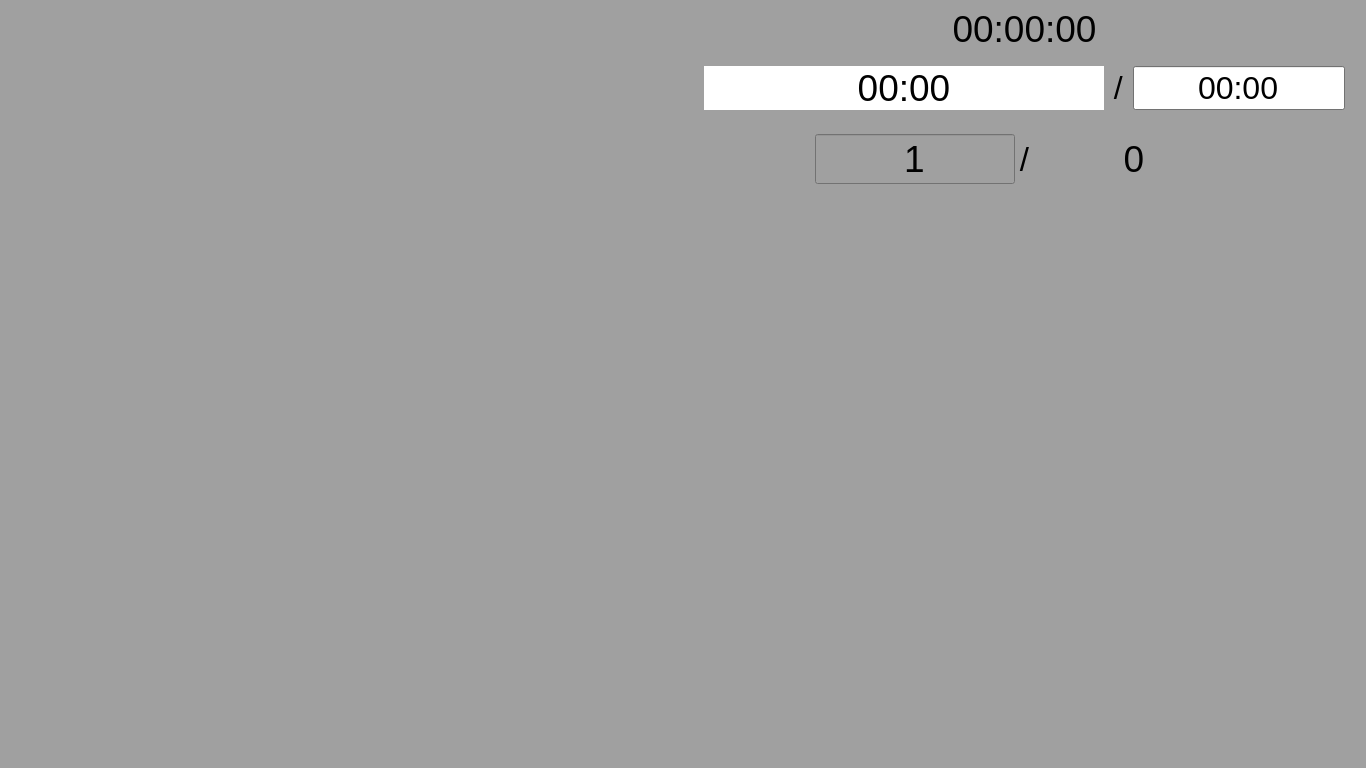
<?xml version="1.0" encoding="UTF-8"?>
<ui version="4.0">
 <class>ControlScreen</class>
 <widget class="QMainWindow" name="ControlScreen">
  <property name="geometry">
   <rect>
    <x>0</x>
    <y>0</y>
    <width>1366</width>
    <height>768</height>
   </rect>
  </property>
  <property name="sizePolicy">
   <sizepolicy hsizetype="Ignored" vsizetype="Ignored">
    <horstretch>0</horstretch>
    <verstretch>0</verstretch>
   </sizepolicy>
  </property>
  <property name="minimumSize">
   <size>
    <width>200</width>
    <height>100</height>
   </size>
  </property>
  <property name="palette">
   <palette>
    <active>
     <colorrole role="WindowText">
      <brush brushstyle="SolidPattern">
       <color alpha="255">
        <red>0</red>
        <green>0</green>
        <blue>0</blue>
       </color>
      </brush>
     </colorrole>
     <colorrole role="Button">
      <brush brushstyle="SolidPattern">
       <color alpha="255">
        <red>160</red>
        <green>160</green>
        <blue>160</blue>
       </color>
      </brush>
     </colorrole>
     <colorrole role="Light">
      <brush brushstyle="SolidPattern">
       <color alpha="255">
        <red>240</red>
        <green>240</green>
        <blue>240</blue>
       </color>
      </brush>
     </colorrole>
     <colorrole role="Midlight">
      <brush brushstyle="SolidPattern">
       <color alpha="255">
        <red>200</red>
        <green>200</green>
        <blue>200</blue>
       </color>
      </brush>
     </colorrole>
     <colorrole role="Dark">
      <brush brushstyle="SolidPattern">
       <color alpha="255">
        <red>80</red>
        <green>80</green>
        <blue>80</blue>
       </color>
      </brush>
     </colorrole>
     <colorrole role="Mid">
      <brush brushstyle="SolidPattern">
       <color alpha="255">
        <red>107</red>
        <green>107</green>
        <blue>107</blue>
       </color>
      </brush>
     </colorrole>
     <colorrole role="Text">
      <brush brushstyle="SolidPattern">
       <color alpha="255">
        <red>0</red>
        <green>0</green>
        <blue>0</blue>
       </color>
      </brush>
     </colorrole>
     <colorrole role="BrightText">
      <brush brushstyle="SolidPattern">
       <color alpha="255">
        <red>255</red>
        <green>255</green>
        <blue>255</blue>
       </color>
      </brush>
     </colorrole>
     <colorrole role="ButtonText">
      <brush brushstyle="SolidPattern">
       <color alpha="255">
        <red>0</red>
        <green>0</green>
        <blue>0</blue>
       </color>
      </brush>
     </colorrole>
     <colorrole role="Base">
      <brush brushstyle="SolidPattern">
       <color alpha="255">
        <red>255</red>
        <green>255</green>
        <blue>255</blue>
       </color>
      </brush>
     </colorrole>
     <colorrole role="Window">
      <brush brushstyle="SolidPattern">
       <color alpha="255">
        <red>160</red>
        <green>160</green>
        <blue>160</blue>
       </color>
      </brush>
     </colorrole>
     <colorrole role="Shadow">
      <brush brushstyle="SolidPattern">
       <color alpha="255">
        <red>0</red>
        <green>0</green>
        <blue>0</blue>
       </color>
      </brush>
     </colorrole>
     <colorrole role="AlternateBase">
      <brush brushstyle="SolidPattern">
       <color alpha="255">
        <red>207</red>
        <green>207</green>
        <blue>207</blue>
       </color>
      </brush>
     </colorrole>
     <colorrole role="ToolTipBase">
      <brush brushstyle="SolidPattern">
       <color alpha="255">
        <red>255</red>
        <green>255</green>
        <blue>220</blue>
       </color>
      </brush>
     </colorrole>
     <colorrole role="ToolTipText">
      <brush brushstyle="SolidPattern">
       <color alpha="255">
        <red>0</red>
        <green>0</green>
        <blue>0</blue>
       </color>
      </brush>
     </colorrole>
     <colorrole role="PlaceholderText">
      <brush brushstyle="NoBrush">
       <color alpha="128">
        <red>0</red>
        <green>0</green>
        <blue>0</blue>
       </color>
      </brush>
     </colorrole>
    </active>
    <inactive>
     <colorrole role="WindowText">
      <brush brushstyle="SolidPattern">
       <color alpha="255">
        <red>0</red>
        <green>0</green>
        <blue>0</blue>
       </color>
      </brush>
     </colorrole>
     <colorrole role="Button">
      <brush brushstyle="SolidPattern">
       <color alpha="255">
        <red>160</red>
        <green>160</green>
        <blue>160</blue>
       </color>
      </brush>
     </colorrole>
     <colorrole role="Light">
      <brush brushstyle="SolidPattern">
       <color alpha="255">
        <red>240</red>
        <green>240</green>
        <blue>240</blue>
       </color>
      </brush>
     </colorrole>
     <colorrole role="Midlight">
      <brush brushstyle="SolidPattern">
       <color alpha="255">
        <red>200</red>
        <green>200</green>
        <blue>200</blue>
       </color>
      </brush>
     </colorrole>
     <colorrole role="Dark">
      <brush brushstyle="SolidPattern">
       <color alpha="255">
        <red>80</red>
        <green>80</green>
        <blue>80</blue>
       </color>
      </brush>
     </colorrole>
     <colorrole role="Mid">
      <brush brushstyle="SolidPattern">
       <color alpha="255">
        <red>107</red>
        <green>107</green>
        <blue>107</blue>
       </color>
      </brush>
     </colorrole>
     <colorrole role="Text">
      <brush brushstyle="SolidPattern">
       <color alpha="255">
        <red>0</red>
        <green>0</green>
        <blue>0</blue>
       </color>
      </brush>
     </colorrole>
     <colorrole role="BrightText">
      <brush brushstyle="SolidPattern">
       <color alpha="255">
        <red>255</red>
        <green>255</green>
        <blue>255</blue>
       </color>
      </brush>
     </colorrole>
     <colorrole role="ButtonText">
      <brush brushstyle="SolidPattern">
       <color alpha="255">
        <red>0</red>
        <green>0</green>
        <blue>0</blue>
       </color>
      </brush>
     </colorrole>
     <colorrole role="Base">
      <brush brushstyle="SolidPattern">
       <color alpha="255">
        <red>255</red>
        <green>255</green>
        <blue>255</blue>
       </color>
      </brush>
     </colorrole>
     <colorrole role="Window">
      <brush brushstyle="SolidPattern">
       <color alpha="255">
        <red>160</red>
        <green>160</green>
        <blue>160</blue>
       </color>
      </brush>
     </colorrole>
     <colorrole role="Shadow">
      <brush brushstyle="SolidPattern">
       <color alpha="255">
        <red>0</red>
        <green>0</green>
        <blue>0</blue>
       </color>
      </brush>
     </colorrole>
     <colorrole role="AlternateBase">
      <brush brushstyle="SolidPattern">
       <color alpha="255">
        <red>207</red>
        <green>207</green>
        <blue>207</blue>
       </color>
      </brush>
     </colorrole>
     <colorrole role="ToolTipBase">
      <brush brushstyle="SolidPattern">
       <color alpha="255">
        <red>255</red>
        <green>255</green>
        <blue>220</blue>
       </color>
      </brush>
     </colorrole>
     <colorrole role="ToolTipText">
      <brush brushstyle="SolidPattern">
       <color alpha="255">
        <red>0</red>
        <green>0</green>
        <blue>0</blue>
       </color>
      </brush>
     </colorrole>
     <colorrole role="PlaceholderText">
      <brush brushstyle="NoBrush">
       <color alpha="128">
        <red>0</red>
        <green>0</green>
        <blue>0</blue>
       </color>
      </brush>
     </colorrole>
    </inactive>
    <disabled>
     <colorrole role="WindowText">
      <brush brushstyle="SolidPattern">
       <color alpha="255">
        <red>80</red>
        <green>80</green>
        <blue>80</blue>
       </color>
      </brush>
     </colorrole>
     <colorrole role="Button">
      <brush brushstyle="SolidPattern">
       <color alpha="255">
        <red>160</red>
        <green>160</green>
        <blue>160</blue>
       </color>
      </brush>
     </colorrole>
     <colorrole role="Light">
      <brush brushstyle="SolidPattern">
       <color alpha="255">
        <red>240</red>
        <green>240</green>
        <blue>240</blue>
       </color>
      </brush>
     </colorrole>
     <colorrole role="Midlight">
      <brush brushstyle="SolidPattern">
       <color alpha="255">
        <red>200</red>
        <green>200</green>
        <blue>200</blue>
       </color>
      </brush>
     </colorrole>
     <colorrole role="Dark">
      <brush brushstyle="SolidPattern">
       <color alpha="255">
        <red>80</red>
        <green>80</green>
        <blue>80</blue>
       </color>
      </brush>
     </colorrole>
     <colorrole role="Mid">
      <brush brushstyle="SolidPattern">
       <color alpha="255">
        <red>107</red>
        <green>107</green>
        <blue>107</blue>
       </color>
      </brush>
     </colorrole>
     <colorrole role="Text">
      <brush brushstyle="SolidPattern">
       <color alpha="255">
        <red>80</red>
        <green>80</green>
        <blue>80</blue>
       </color>
      </brush>
     </colorrole>
     <colorrole role="BrightText">
      <brush brushstyle="SolidPattern">
       <color alpha="255">
        <red>255</red>
        <green>255</green>
        <blue>255</blue>
       </color>
      </brush>
     </colorrole>
     <colorrole role="ButtonText">
      <brush brushstyle="SolidPattern">
       <color alpha="255">
        <red>80</red>
        <green>80</green>
        <blue>80</blue>
       </color>
      </brush>
     </colorrole>
     <colorrole role="Base">
      <brush brushstyle="SolidPattern">
       <color alpha="255">
        <red>160</red>
        <green>160</green>
        <blue>160</blue>
       </color>
      </brush>
     </colorrole>
     <colorrole role="Window">
      <brush brushstyle="SolidPattern">
       <color alpha="255">
        <red>160</red>
        <green>160</green>
        <blue>160</blue>
       </color>
      </brush>
     </colorrole>
     <colorrole role="Shadow">
      <brush brushstyle="SolidPattern">
       <color alpha="255">
        <red>0</red>
        <green>0</green>
        <blue>0</blue>
       </color>
      </brush>
     </colorrole>
     <colorrole role="AlternateBase">
      <brush brushstyle="SolidPattern">
       <color alpha="255">
        <red>160</red>
        <green>160</green>
        <blue>160</blue>
       </color>
      </brush>
     </colorrole>
     <colorrole role="ToolTipBase">
      <brush brushstyle="SolidPattern">
       <color alpha="255">
        <red>255</red>
        <green>255</green>
        <blue>220</blue>
       </color>
      </brush>
     </colorrole>
     <colorrole role="ToolTipText">
      <brush brushstyle="SolidPattern">
       <color alpha="255">
        <red>0</red>
        <green>0</green>
        <blue>0</blue>
       </color>
      </brush>
     </colorrole>
     <colorrole role="PlaceholderText">
      <brush brushstyle="NoBrush">
       <color alpha="128">
        <red>0</red>
        <green>0</green>
        <blue>0</blue>
       </color>
      </brush>
     </colorrole>
    </disabled>
   </palette>
  </property>
  <property name="mouseTracking">
   <bool>false</bool>
  </property>
  <property name="windowTitle">
   <string>ControlScreen</string>
  </property>
  <property name="documentMode">
   <bool>true</bool>
  </property>
  <widget class="QWidget" name="centralWidget">
   <property name="enabled">
    <bool>true</bool>
   </property>
   <property name="sizePolicy">
    <sizepolicy hsizetype="Expanding" vsizetype="Expanding">
     <horstretch>0</horstretch>
     <verstretch>0</verstretch>
    </sizepolicy>
   </property>
   <layout class="QGridLayout" name="gridLayout" rowstretch="1,3,0" columnstretch="0,0" rowminimumheight="0,0">
    <property name="leftMargin">
     <number>0</number>
    </property>
    <property name="topMargin">
     <number>0</number>
    </property>
    <property name="rightMargin">
     <number>0</number>
    </property>
    <property name="bottomMargin">
     <number>0</number>
    </property>
    <property name="spacing">
     <number>0</number>
    </property>
    <item row="1" column="1">
     <layout class="QVBoxLayout" name="overviewLayout" stretch="1,1">
      <property name="spacing">
       <number>1</number>
      </property>
      <property name="sizeConstraint">
       <enum>QLayout::SetMaximumSize</enum>
      </property>
      <property name="topMargin">
       <number>0</number>
      </property>
      <item>
       <widget class="PreviewSlide" name="current_slide" native="true">
        <property name="sizePolicy">
         <sizepolicy hsizetype="Expanding" vsizetype="Expanding">
          <horstretch>0</horstretch>
          <verstretch>1</verstretch>
         </sizepolicy>
        </property>
        <property name="minimumSize">
         <size>
          <width>10</width>
          <height>10</height>
         </size>
        </property>
        <property name="mouseTracking">
         <bool>true</bool>
        </property>
        <property name="focusPolicy">
         <enum>Qt::ClickFocus</enum>
        </property>
        <property name="contextMenuPolicy">
         <enum>Qt::NoContextMenu</enum>
        </property>
       </widget>
      </item>
      <item>
       <widget class="PreviewSlide" name="next_slide" native="true">
        <property name="sizePolicy">
         <sizepolicy hsizetype="Expanding" vsizetype="Expanding">
          <horstretch>0</horstretch>
          <verstretch>1</verstretch>
         </sizepolicy>
        </property>
        <property name="minimumSize">
         <size>
          <width>10</width>
          <height>10</height>
         </size>
        </property>
        <property name="mouseTracking">
         <bool>true</bool>
        </property>
        <property name="focusPolicy">
         <enum>Qt::ClickFocus</enum>
        </property>
        <property name="contextMenuPolicy">
         <enum>Qt::NoContextMenu</enum>
        </property>
       </widget>
      </item>
     </layout>
    </item>
    <item row="2" column="1">
     <widget class="ToolSelector" name="tool_selector" native="true"/>
    </item>
    <item row="0" column="0" rowspan="3">
     <widget class="MediaSlide" name="notes_widget" native="true">
      <property name="sizePolicy">
       <sizepolicy hsizetype="Expanding" vsizetype="Expanding">
        <horstretch>0</horstretch>
        <verstretch>0</verstretch>
       </sizepolicy>
      </property>
      <property name="minimumSize">
       <size>
        <width>40</width>
        <height>30</height>
       </size>
      </property>
      <property name="mouseTracking">
       <bool>true</bool>
      </property>
      <property name="focusPolicy">
       <enum>Qt::ClickFocus</enum>
      </property>
      <property name="contextMenuPolicy">
       <enum>Qt::NoContextMenu</enum>
      </property>
     </widget>
    </item>
    <item row="0" column="1">
     <layout class="QVBoxLayout" name="infoLayout" stretch="1,0,2,0,3,0,1">
      <property name="spacing">
       <number>1</number>
      </property>
      <property name="sizeConstraint">
       <enum>QLayout::SetDefaultConstraint</enum>
      </property>
      <item>
       <spacer name="verticalSpacer_3">
        <property name="orientation">
         <enum>Qt::Vertical</enum>
        </property>
        <property name="sizeHint" stdset="0">
         <size>
          <width>0</width>
          <height>0</height>
         </size>
        </property>
       </spacer>
      </item>
      <item>
       <widget class="ClockLabel" name="label_clock">
        <property name="font">
         <font>
          <pointsize>28</pointsize>
         </font>
        </property>
        <property name="focusPolicy">
         <enum>Qt::NoFocus</enum>
        </property>
        <property name="text">
         <string>00:00:00</string>
        </property>
        <property name="alignment">
         <set>Qt::AlignCenter</set>
        </property>
        <property name="textInteractionFlags">
         <set>Qt::NoTextInteraction</set>
        </property>
       </widget>
      </item>
      <item>
       <spacer name="verticalSpacer">
        <property name="orientation">
         <enum>Qt::Vertical</enum>
        </property>
        <property name="sizeHint" stdset="0">
         <size>
          <width>0</width>
          <height>2</height>
         </size>
        </property>
       </spacer>
      </item>
      <item>
       <layout class="QHBoxLayout" name="timerLayout" stretch="1,20,0,10,1">
        <property name="spacing">
         <number>1</number>
        </property>
        <item>
         <spacer name="horizontalSpacer_3">
          <property name="orientation">
           <enum>Qt::Horizontal</enum>
          </property>
          <property name="sizeHint" stdset="0">
           <size>
            <width>2</width>
            <height>20</height>
           </size>
          </property>
         </spacer>
        </item>
        <item>
         <widget class="Timer" name="label_timer">
          <property name="sizePolicy">
           <sizepolicy hsizetype="Expanding" vsizetype="Preferred">
            <horstretch>0</horstretch>
            <verstretch>0</verstretch>
           </sizepolicy>
          </property>
          <property name="minimumSize">
           <size>
            <width>100</width>
            <height>20</height>
           </size>
          </property>
          <property name="maximumSize">
           <size>
            <width>400</width>
            <height>400</height>
           </size>
          </property>
          <property name="palette">
           <palette>
            <active>
             <colorrole role="Base">
              <brush brushstyle="SolidPattern">
               <color alpha="255">
                <red>255</red>
                <green>255</green>
                <blue>255</blue>
               </color>
              </brush>
             </colorrole>
             <colorrole role="Window">
              <brush brushstyle="SolidPattern">
               <color alpha="255">
                <red>255</red>
                <green>255</green>
                <blue>255</blue>
               </color>
              </brush>
             </colorrole>
            </active>
            <inactive>
             <colorrole role="Base">
              <brush brushstyle="SolidPattern">
               <color alpha="255">
                <red>255</red>
                <green>255</green>
                <blue>255</blue>
               </color>
              </brush>
             </colorrole>
             <colorrole role="Window">
              <brush brushstyle="SolidPattern">
               <color alpha="255">
                <red>255</red>
                <green>255</green>
                <blue>255</blue>
               </color>
              </brush>
             </colorrole>
            </inactive>
            <disabled>
             <colorrole role="Base">
              <brush brushstyle="SolidPattern">
               <color alpha="255">
                <red>255</red>
                <green>255</green>
                <blue>255</blue>
               </color>
              </brush>
             </colorrole>
             <colorrole role="Window">
              <brush brushstyle="SolidPattern">
               <color alpha="255">
                <red>255</red>
                <green>255</green>
                <blue>255</blue>
               </color>
              </brush>
             </colorrole>
            </disabled>
           </palette>
          </property>
          <property name="font">
           <font>
            <pointsize>28</pointsize>
           </font>
          </property>
          <property name="autoFillBackground">
           <bool>true</bool>
          </property>
          <property name="text">
           <string notr="true">00:00</string>
          </property>
          <property name="textFormat">
           <enum>Qt::PlainText</enum>
          </property>
          <property name="alignment">
           <set>Qt::AlignCenter</set>
          </property>
          <property name="textInteractionFlags">
           <set>Qt::NoTextInteraction</set>
          </property>
         </widget>
        </item>
        <item>
         <widget class="QLabel" name="text_slash_2">
          <property name="maximumSize">
           <size>
            <width>200</width>
            <height>400</height>
           </size>
          </property>
          <property name="font">
           <font>
            <pointsize>24</pointsize>
           </font>
          </property>
          <property name="text">
           <string> / </string>
          </property>
         </widget>
        </item>
        <item>
         <widget class="QLineEdit" name="edit_timer">
          <property name="sizePolicy">
           <sizepolicy hsizetype="MinimumExpanding" vsizetype="Fixed">
            <horstretch>0</horstretch>
            <verstretch>0</verstretch>
           </sizepolicy>
          </property>
          <property name="minimumSize">
           <size>
            <width>10</width>
            <height>0</height>
           </size>
          </property>
          <property name="maximumSize">
           <size>
            <width>400</width>
            <height>400</height>
           </size>
          </property>
          <property name="font">
           <font>
            <pointsize>24</pointsize>
           </font>
          </property>
          <property name="inputMethodHints">
           <set>Qt::ImhNoAutoUppercase|Qt::ImhNoPredictiveText|Qt::ImhPreferNumbers|Qt::ImhTime</set>
          </property>
          <property name="inputMask">
           <string notr="true"/>
          </property>
          <property name="text">
           <string notr="true">00:00</string>
          </property>
          <property name="maxLength">
           <number>7</number>
          </property>
          <property name="alignment">
           <set>Qt::AlignCenter</set>
          </property>
          <property name="placeholderText">
           <string notr="true"/>
          </property>
         </widget>
        </item>
        <item>
         <spacer name="horizontalSpacer_4">
          <property name="orientation">
           <enum>Qt::Horizontal</enum>
          </property>
          <property name="sizeHint" stdset="0">
           <size>
            <width>2</width>
            <height>20</height>
           </size>
          </property>
         </spacer>
        </item>
       </layout>
      </item>
      <item>
       <spacer name="verticalSpacer_2">
        <property name="orientation">
         <enum>Qt::Vertical</enum>
        </property>
        <property name="sizeType">
         <enum>QSizePolicy::Expanding</enum>
        </property>
        <property name="sizeHint" stdset="0">
         <size>
          <width>0</width>
          <height>8</height>
         </size>
        </property>
       </spacer>
      </item>
      <item>
       <layout class="QHBoxLayout" name="slideNumbersLayout" stretch="1,10,0,5,1">
        <property name="spacing">
         <number>4</number>
        </property>
        <item>
         <spacer name="horizontalSpacer_2">
          <property name="orientation">
           <enum>Qt::Horizontal</enum>
          </property>
          <property name="sizeType">
           <enum>QSizePolicy::Preferred</enum>
          </property>
          <property name="sizeHint" stdset="0">
           <size>
            <width>0</width>
            <height>20</height>
           </size>
          </property>
         </spacer>
        </item>
        <item>
         <widget class="PageNumberEdit" name="text_current_slide">
          <property name="sizePolicy">
           <sizepolicy hsizetype="Preferred" vsizetype="Preferred">
            <horstretch>0</horstretch>
            <verstretch>0</verstretch>
           </sizepolicy>
          </property>
          <property name="minimumSize">
           <size>
            <width>20</width>
            <height>10</height>
           </size>
          </property>
          <property name="maximumSize">
           <size>
            <width>200</width>
            <height>400</height>
           </size>
          </property>
          <property name="palette">
           <palette>
            <active>
             <colorrole role="Base">
              <brush brushstyle="SolidPattern">
               <color alpha="255">
                <red>160</red>
                <green>160</green>
                <blue>160</blue>
               </color>
              </brush>
             </colorrole>
            </active>
            <inactive>
             <colorrole role="Base">
              <brush brushstyle="SolidPattern">
               <color alpha="255">
                <red>160</red>
                <green>160</green>
                <blue>160</blue>
               </color>
              </brush>
             </colorrole>
            </inactive>
            <disabled>
             <colorrole role="Base">
              <brush brushstyle="SolidPattern">
               <color alpha="255">
                <red>160</red>
                <green>160</green>
                <blue>160</blue>
               </color>
              </brush>
             </colorrole>
            </disabled>
           </palette>
          </property>
          <property name="font">
           <font>
            <pointsize>28</pointsize>
           </font>
          </property>
          <property name="cursor">
           <cursorShape>IBeamCursor</cursorShape>
          </property>
          <property name="focusPolicy">
           <enum>Qt::ClickFocus</enum>
          </property>
          <property name="inputMethodHints">
           <set>Qt::ImhDigitsOnly</set>
          </property>
          <property name="inputMask">
           <string notr="true"/>
          </property>
          <property name="text">
           <string notr="true">1</string>
          </property>
          <property name="maxLength">
           <number>3</number>
          </property>
          <property name="frame">
           <bool>true</bool>
          </property>
          <property name="alignment">
           <set>Qt::AlignCenter</set>
          </property>
          <property name="placeholderText">
           <string notr="true"/>
          </property>
         </widget>
        </item>
        <item>
         <widget class="QLabel" name="text_slash">
          <property name="sizePolicy">
           <sizepolicy hsizetype="Preferred" vsizetype="Preferred">
            <horstretch>0</horstretch>
            <verstretch>0</verstretch>
           </sizepolicy>
          </property>
          <property name="minimumSize">
           <size>
            <width>0</width>
            <height>0</height>
           </size>
          </property>
          <property name="maximumSize">
           <size>
            <width>200</width>
            <height>400</height>
           </size>
          </property>
          <property name="font">
           <font>
            <pointsize>25</pointsize>
           </font>
          </property>
          <property name="text">
           <string>/</string>
          </property>
          <property name="alignment">
           <set>Qt::AlignCenter</set>
          </property>
          <property name="textInteractionFlags">
           <set>Qt::NoTextInteraction</set>
          </property>
         </widget>
        </item>
        <item>
         <widget class="QLabel" name="text_number_slides">
          <property name="minimumSize">
           <size>
            <width>10</width>
            <height>0</height>
           </size>
          </property>
          <property name="maximumSize">
           <size>
            <width>200</width>
            <height>400</height>
           </size>
          </property>
          <property name="font">
           <font>
            <pointsize>28</pointsize>
           </font>
          </property>
          <property name="text">
           <string>0</string>
          </property>
          <property name="textFormat">
           <enum>Qt::PlainText</enum>
          </property>
          <property name="alignment">
           <set>Qt::AlignCenter</set>
          </property>
          <property name="textInteractionFlags">
           <set>Qt::NoTextInteraction</set>
          </property>
         </widget>
        </item>
        <item>
         <spacer name="horizontalSpacer">
          <property name="orientation">
           <enum>Qt::Horizontal</enum>
          </property>
          <property name="sizeType">
           <enum>QSizePolicy::Preferred</enum>
          </property>
          <property name="sizeHint" stdset="0">
           <size>
            <width>0</width>
            <height>20</height>
           </size>
          </property>
         </spacer>
        </item>
       </layout>
      </item>
      <item>
       <spacer name="verticalSpacer_4">
        <property name="orientation">
         <enum>Qt::Vertical</enum>
        </property>
        <property name="sizeHint" stdset="0">
         <size>
          <width>0</width>
          <height>0</height>
         </size>
        </property>
       </spacer>
      </item>
     </layout>
    </item>
   </layout>
  </widget>
 </widget>
 <layoutdefault spacing="6" margin="11"/>
 <customwidgets>
  <customwidget>
   <class>ClockLabel</class>
   <extends>QLabel</extends>
   <header>src/clocklabel.h</header>
  </customwidget>
  <customwidget>
   <class>PageNumberEdit</class>
   <extends>QLineEdit</extends>
   <header>src/pagenumberedit.h</header>
  </customwidget>
  <customwidget>
   <class>Timer</class>
   <extends>QLabel</extends>
   <header>src/timer.h</header>
  </customwidget>
  <customwidget>
   <class>PreviewSlide</class>
   <extends>QWidget</extends>
   <header>src/previewslide.h</header>
   <container>1</container>
  </customwidget>
  <customwidget>
   <class>MediaSlide</class>
   <extends>QWidget</extends>
   <header>src/mediaslide.h</header>
   <container>1</container>
  </customwidget>
  <customwidget>
   <class>ToolSelector</class>
   <extends>QWidget</extends>
   <header>src/toolselector.h</header>
   <container>1</container>
  </customwidget>
 </customwidgets>
 <resources/>
 <connections/>
</ui>
